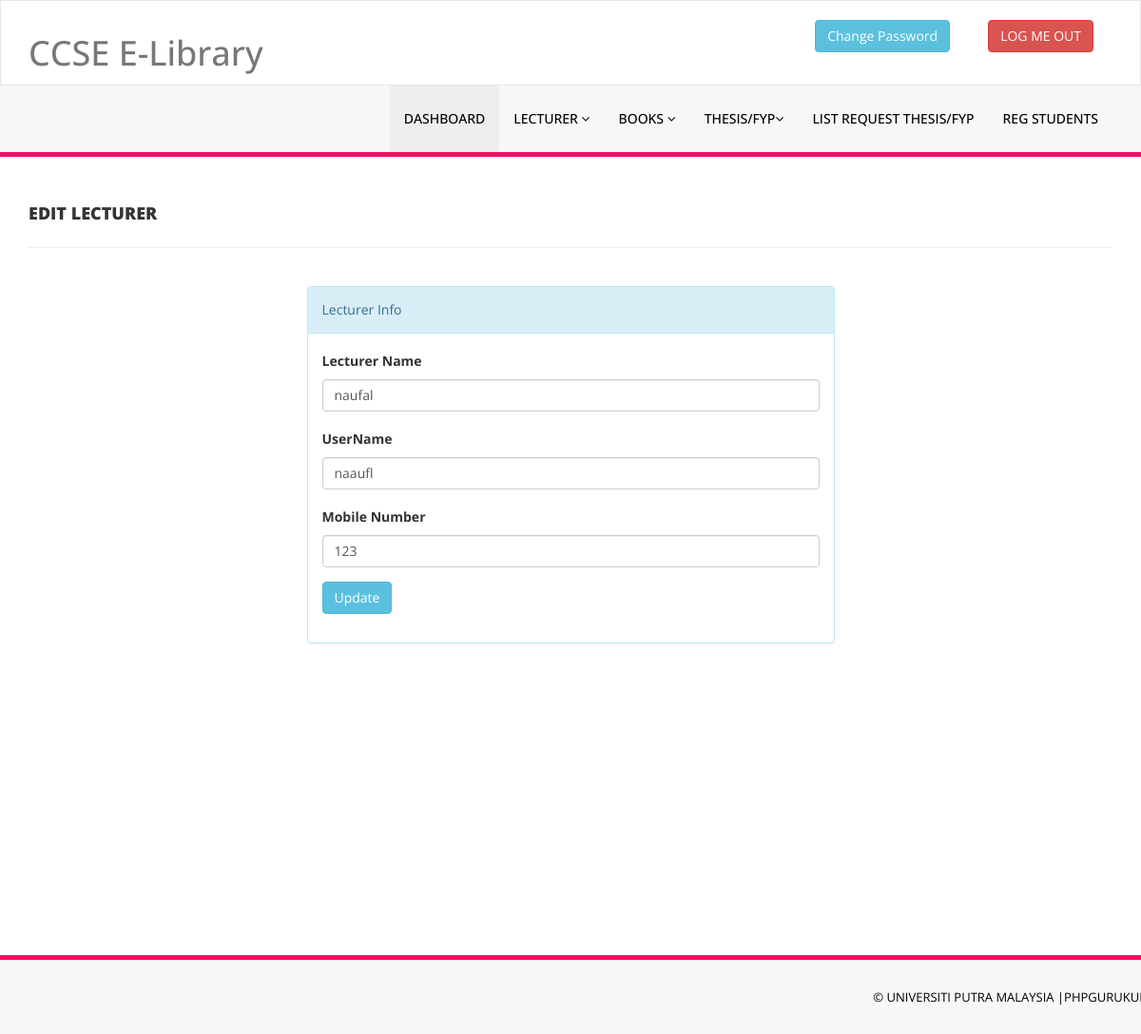
/library/admin/edit-Lecturer.php?Lectid=1 (signed in), run on the app's committed database.
### tables this page shows
CREATE TABLE `tbllecturers` (
  `id` int(11) NOT NULL,
  `FullName` varchar(100) DEFAULT NULL,
  `UserName` varchar(100) DEFAULT NULL,
  `MobileNumber` char(11) DEFAULT NULL,
  `Password` varchar(100) DEFAULT NULL,
  `RegDate` timestamp NULL DEFAULT current_timestamp(),
  `UpdationDate` timestamp NULL DEFAULT NULL ON UPDATE current_timestamp()
);

### library/admin/edit-Lecturer.php (the view, shortened to what this page needs)
<?php
include('includes/config.php');
if(strlen($_SESSION['alogin'])==0)
    {
header('location:index.php');
}
else{
?>
<!DOCTYPE html>
<html xmlns="http://www.w3.org/1999/xhtml">
<head>
    <link href="assets/css/bootstrap.css" rel="stylesheet" />
    <link href="assets/css/font-awesome.css" rel="stylesheet" />
    <link href="assets/css/style.css" rel="stylesheet" />
</head>
<body>
<?php include('includes/header.php');?>
    <div class="content-wrapper">
         <div class="container">
        <div class="row pad-botm">
            <div class="col-md-12">
                <h4 class="header-line">Edit Lecturer</h4>
                            </div>
</div>
<div class="row">
<div class="col-md-6 col-sm-6 col-xs-12 col-md-offset-3"">
<div class="panel panel-info">
<div class="panel-heading">
Lecturer Info
</div>
<div class="panel-body">
<form role="form" method="post">
<div class="form-group">
<label>Lecturer Name</label>
<?php
$Lectid=intval($_GET['Lectid']);
$sql = "SELECT * from  tbllecturers where id=:Lectid";
$query = $dbh -> prepare($sql);
$query->bindParam(':Lectid',$Lectid,PDO::PARAM_STR);
$query->execute();
$results=$query->fetchAll(PDO::FETCH_OBJ);
if($query->rowCount() > 0)
{
foreach($results as $result)
{               ?>
<div class="form-group">
<input class="form-control" type="text" name="lecturer" value="<?php echo htmlentities($result->FullName);?>" required />
</div>
<div class="form-group">
<label>UserName</label>
<input class="form-control" type="text" name="username" value="<?php echo htmlentities($result->UserName);?>" required />
</div>
<div class="form-group">
<label>Mobile Number</label>
<input class="form-control" type="text" name="mobnum" value="<?php echo htmlentities($result->MobileNumber);?>" required />
</div>
<?php }} ?>
</div>
<div class="form-group">
<button type="submit" name="update" class="btn btn-info">Update </button>
</div>
                                    </form>
                            </div>
                        </div>
                            </div>
        </div>
    </div>
    </div>
    <?php include('includes/footer.php');?>
</body>
</html>
<?php } ?>

### library/admin/assets/css/style.css (style rules this page uses)
.content-wrapper { margin-top: 40px; min-height:800px; padding-bottom:90px; }
.header-line { font-weight:900; padding-bottom:25px; border-bottom:1px solid #eeeeee; text-transform:uppercase; }
.pad-botm { padding-bottom:30px; }

### data on the page
tbllecturers: lecturer "naufal", username "naaufl", mobnum "123"
